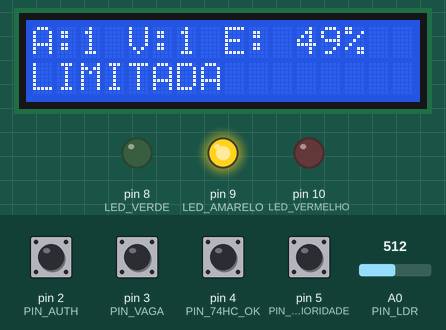
Recording of a sketch running on a simulated Arduino Uno, built with avr-gcc and run on an emulated ATmega328P. Parts: 16×2 character LCD, output pins drawn as LEDs (lit = HIGH). The inputs (shaded band) are chosen by the test bench; at power-on: pin 5 (PIN_PRIORIDADE) HIGH, pin 2 (PIN_AUTH), pin 3 (PIN_VAGA), pin 4 (PIN_74HC_OK) LOW, A0 (PIN_LDR) = 512. What the sketch prints to the serial monitor is not drawn.

Above: at 2.4 s.
2.5 s: A0 (PIN_LDR) set to 504
At 2.9 s:
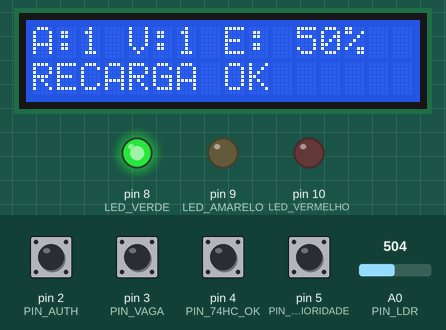
4.0 s: pin 3 (PIN_VAGA) pulled HIGH for 0.15 s
At 4.19 s:
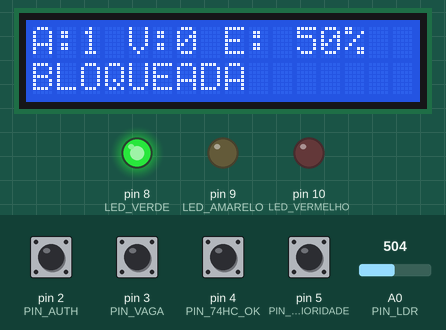
5.8 s: pin 2 (PIN_AUTH) pulled HIGH for 1 s
At 6.5 s:
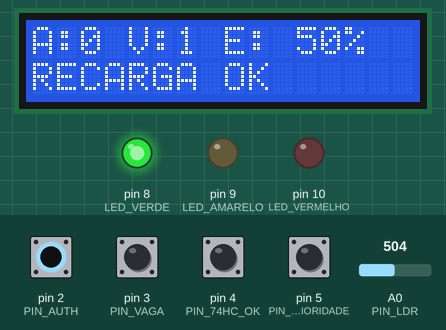
8.3 s: pin 5 (PIN_PRIORIDADE) pulled LOW for 0.15 s
At 8.49 s:
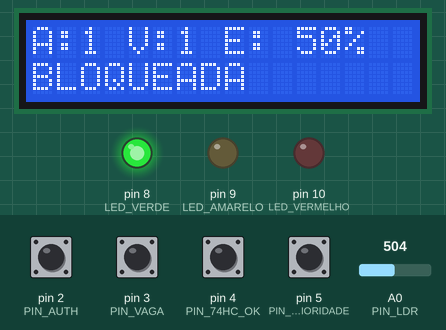
10.1 s: A0 (PIN_LDR) set to 306
At 11.0 s:
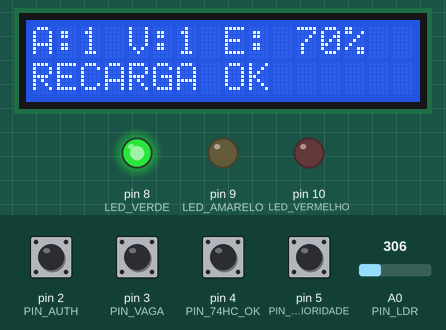
11.6 s: pin 3 (PIN_VAGA) pulled HIGH for 1 s
At 12.4 s:
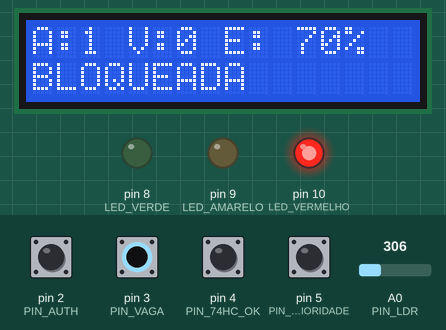
Timing chart, 0 to 14.6 s (numbered marks = the images above; inputs shaded):
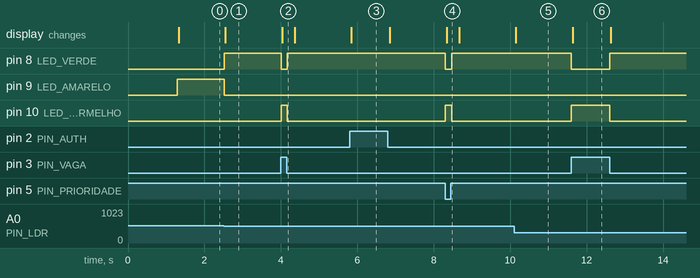

The sketch:

sketch.ino
```cpp
/*
  ChargeGrid Intelligence — Sprint 3
  Prototipagem Funcional e Integração

  INTEGRAÇÃO:
    - Módulo de sessão:
        S_sessao = (AUTH · VAGA) + (VAGA · ENERGIA)

    - Módulo 74HC/Tinkercad da Sprint 2:
        P_74HC = D · ((A_solar + B_bateria) · (C_pico' + A_solar))

      O resultado P_74HC chega ao Arduino como um sinal digital externo.
      Neste firmware, P_74HC é ATIVO EM NÍVEL ALTO:
        HIGH -> P_74HC = 1
        LOW  -> P_74HC = 0

    - Nova regra de integração da Sprint 3:
        FINAL = S_sessao · (PRIORIDADE' + P_74HC)

  IMPORTANTE:
    AUTH, VAGA e PRIORIDADE são entradas locais com INPUT_PULLUP,
    portanto são ativas em nível baixo:
      LOW  -> valor lógico 1
      HIGH -> valor lógico 0

    P_74HC é diferente: ele vem de uma saída lógica do circuito 74HC,
    portanto é lido diretamente:
      HIGH -> valor lógico 1
      LOW  -> valor lógico 0

  ENERGIA:
    O LDR é apenas um sensor/proxy de disponibilidade solar.
    O firmware transforma a leitura ADC em um percentual NORMALIZADO:
      0 ADC   -> 100%
      1023 ADC -> 0%

    Assim, mais luz => maior "energia disponível".
    ENERGIA = 1 quando ENERGIA_PCT >= 50%.

    Isso NÃO representa kW reais nem uma medição de geração fotovoltaica.

  TELEMETRIA:
    CG,AUTH,VAGA,ENERGIA,S_SESSAO,PRIORIDADE,P_74HC,FINAL,ENERGIA_PCT
    Exemplo:
    CG,1,1,1,1,0,1,1,80
*/

#include <Wire.h>
#include <LiquidCrystal_I2C.h>

// -----------------------------
// Entradas
// -----------------------------
const byte PIN_AUTH       = 2;   // INPUT_PULLUP: LOW = 1 lógico
const byte PIN_VAGA       = 3;   // INPUT_PULLUP: LOW = 1 lógico
const byte PIN_74HC_OK    = 4;   // saída externa do 74HC: HIGH = 1 lógico
const byte PIN_PRIORIDADE = 5;   // INPUT_PULLUP: LOW = 1 lógico
const byte PIN_LDR        = A0;  // sensor de disponibilidade solar

// -----------------------------
// Saídas
// -----------------------------
const byte LED_VERDE    = 8;   // autorizada
const byte LED_AMARELO  = 9;   // limitada
const byte LED_VERMELHO = 10;  // bloqueada

// -----------------------------
// Temporização
// -----------------------------
const unsigned long INTERVALO_TELEMETRIA_MS = 1000;

// LCD I2C 16x2, endereço padrão do módulo Wokwi
LiquidCrystal_I2C lcd(0x27, 16, 2);

unsigned long ultimoEnvio = 0;

// ---------------------------------------------------------
// Converte a entrada INPUT_PULLUP para lógica positiva.
// ---------------------------------------------------------
int lerAtivoBaixo(byte pino) {
  return (digitalRead(pino) == LOW) ? 1 : 0;
}

// ---------------------------------------------------------
// Calcula a lógica de sessão herdada.
// S_sessao = (AUTH · VAGA) + (VAGA · ENERGIA)
// ---------------------------------------------------------
int calcularSessao(int auth, int vaga, int energia) {
  return (auth && vaga) || (vaga && energia);
}

// ---------------------------------------------------------
// Nova regra de integração da Sprint 3.
// FINAL = S_sessao · (PRIORIDADE' + P_74HC)
// ---------------------------------------------------------
int calcularFinal(int sSessao, int prioridade, int p74hc) {
  return sSessao && ((!prioridade) || p74hc);
}

// ---------------------------------------------------------
// Converte ADC do LDR em um percentual normalizado.
// O módulo fotoresistor do Wokwi reduz a tensão AO quando
// aumenta a iluminação; por isso a escala é invertida.
// ---------------------------------------------------------
int calcularEnergiaPct(int ldr) {
  int pct = map(ldr, 1023, 0, 0, 100);
  return constrain(pct, 0, 100);
}

// ---------------------------------------------------------
// Atualiza os LEDs.
// Estado 1: FINAL=1 e energia >= 50% -> verde
// Estado 2: FINAL=1 e energia < 50%  -> amarelo
// Estado 3: FINAL=0                  -> vermelho
// ---------------------------------------------------------
void atualizarLeds(int finalOk, int energiaOk) {
  digitalWrite(LED_VERDE, LOW);
  digitalWrite(LED_AMARELO, LOW);
  digitalWrite(LED_VERMELHO, LOW);

  if (finalOk && energiaOk) {
    digitalWrite(LED_VERDE, HIGH);
  } else if (finalOk && !energiaOk) {
    digitalWrite(LED_AMARELO, HIGH);
  } else {
    digitalWrite(LED_VERMELHO, HIGH);
  }
}

// ---------------------------------------------------------
// Mostra o estado no LCD.
// Linha 1: entradas principais.
// Linha 2: estado final.
// ---------------------------------------------------------
void atualizarLCD(int auth, int vaga, int energiaPct,
                  int prioridade, int p74hc, int finalOk) {
  lcd.setCursor(0, 0);
  lcd.print("A:");
  lcd.print(auth);
  lcd.print(" V:");
  lcd.print(vaga);
  lcd.print(" E:");
  if (energiaPct < 100) lcd.print(" ");
  if (energiaPct < 10)  lcd.print(" ");
  lcd.print(energiaPct);
  lcd.print("%");

  // Limpa o restante da primeira linha.
  lcd.print("   ");

  lcd.setCursor(0, 1);

  if (!finalOk) {
    lcd.print("BLOQUEADA       ");
  } else if (energiaPct < 50) {
    lcd.print("LIMITADA        ");
  } else if (prioridade && p74hc) {
    lcd.print("PRIORIDADE OK   ");
  } else {
    lcd.print("RECARGA OK      ");
  }
}

// ---------------------------------------------------------
// Envia uma linha de telemetria CSV.
// Ordem fixa:
// CG,
// AUTH,
// VAGA,
// ENERGIA,
// S_SESSAO,
// PRIORIDADE,
// P_74HC,
// FINAL,
// ENERGIA_PCT
// ---------------------------------------------------------
void enviarTelemetria(int auth, int vaga, int energia,
                      int sSessao, int prioridade, int p74hc,
                      int finalOk, int energiaPct) {
  Serial.print("CG,");
  Serial.print(auth);       Serial.print(",");
  Serial.print(vaga);       Serial.print(",");
  Serial.print(energia);    Serial.print(",");
  Serial.print(sSessao);    Serial.print(",");
  Serial.print(prioridade); Serial.print(",");
  Serial.print(p74hc);     Serial.print(",");
  Serial.print(finalOk);    Serial.print(",");
  Serial.println(energiaPct);
}

void setup() {
  // Entradas ativas em LOW para os controles locais.
  pinMode(PIN_AUTH, INPUT_PULLUP);
  pinMode(PIN_VAGA, INPUT_PULLUP);
  pinMode(PIN_PRIORIDADE, INPUT_PULLUP);

  // P74HC é uma saída lógica externa ativa em HIGH.
  // Em hardware real, a saída do módulo 74HC deve dirigir esse pino.
  // Para evitar flutuação quando o módulo estiver desconectado,
  // recomenda-se um resistor de pull-down externo de ~10 kΩ.
  pinMode(PIN_74HC_OK, INPUT);

  pinMode(PIN_LDR, INPUT);

  pinMode(LED_VERDE, OUTPUT);
  pinMode(LED_AMARELO, OUTPUT);
  pinMode(LED_VERMELHO, OUTPUT);

  Serial.begin(9600);

  lcd.init();
  lcd.backlight();
  lcd.clear();
  lcd.setCursor(0, 0);
  lcd.print("ChargeGrid");
  lcd.setCursor(0, 1);
  lcd.print("Sprint 3");
  delay(1200);
  lcd.clear();
}

void loop() {
  // 1) Leitura das entradas
  int auth       = lerAtivoBaixo(PIN_AUTH);
  int vaga       = lerAtivoBaixo(PIN_VAGA);
  int prioridade = lerAtivoBaixo(PIN_PRIORIDADE);

  // P74HC vem diretamente do circuito lógico.
  int p74hc = (digitalRead(PIN_74HC_OK) == HIGH) ? 1 : 0;

  // 2) Leitura e normalização da energia
  int ldr = analogRead(PIN_LDR);
  int energiaPct = calcularEnergiaPct(ldr);
  int energia = (energiaPct >= 50) ? 1 : 0;

  // 3) Processamento lógico
  int sSessao = calcularSessao(auth, vaga, energia);
  int finalOk = calcularFinal(sSessao, prioridade, p74hc);

  // 4) Atuadores e interface
  atualizarLeds(finalOk, energia);
  atualizarLCD(auth, vaga, energiaPct, prioridade, p74hc, finalOk);

  // 5) Telemetria
  if (millis() - ultimoEnvio >= INTERVALO_TELEMETRIA_MS) {
    ultimoEnvio = millis();

    enviarTelemetria(
      auth, vaga, energia, sSessao,
      prioridade, p74hc, finalOk, energiaPct
    );
  }
}
```

Measured:
- the behaviour switches between 512 and 511 on A0 (PIN_LDR) (found by bisection; images 0 and 1)
- after the input at 2.5 s, pin 8 (LED_VERDE): LOW → HIGH at once; pin 9 (LED_AMARELO): HIGH → LOW at once; the display: changes after 0.05 s (image 1)
- after the input at 4.0 s, pin 8 (LED_VERDE): HIGH → LOW at once, → HIGH 0.16 s later; pin 10 (LED_VERMELHO): LOW → HIGH at once, → LOW 0.16 s later; the display: changes at once (image 2)
- after the input at 5.8 s, the display: changes after 0.05 s (image 3)
- after the input at 8.3 s, pin 8 (LED_VERDE): HIGH → LOW at once, → HIGH 0.16 s later; pin 10 (LED_VERMELHO): LOW → HIGH at once, → LOW 0.16 s later; the display: changes at once (image 4)
- after the input at 10.1 s, the display: changes after 0.05 s (image 5)
- after the input at 11.6 s, pin 8 (LED_VERDE): HIGH → LOW at once, → HIGH 1.0 s later; pin 10 (LED_VERMELHO): LOW → HIGH at once, → LOW 1.0 s later; the display: changes at once (image 6)
